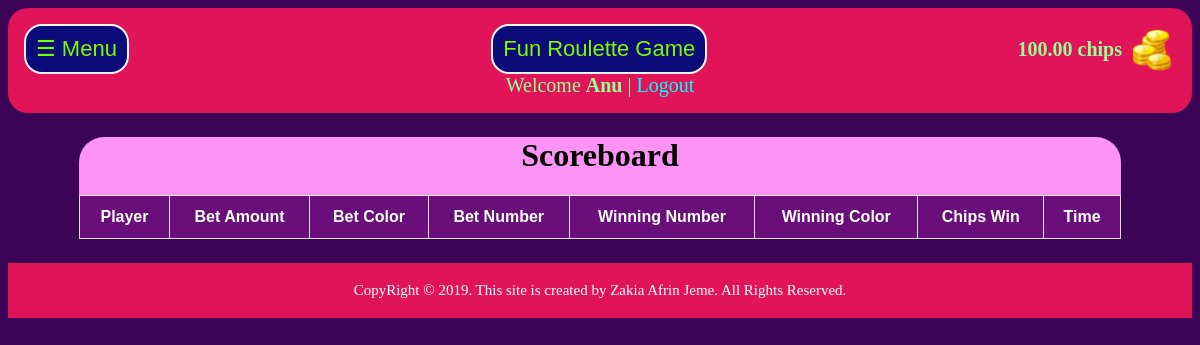
The app's page /score.php (signed in), older data.
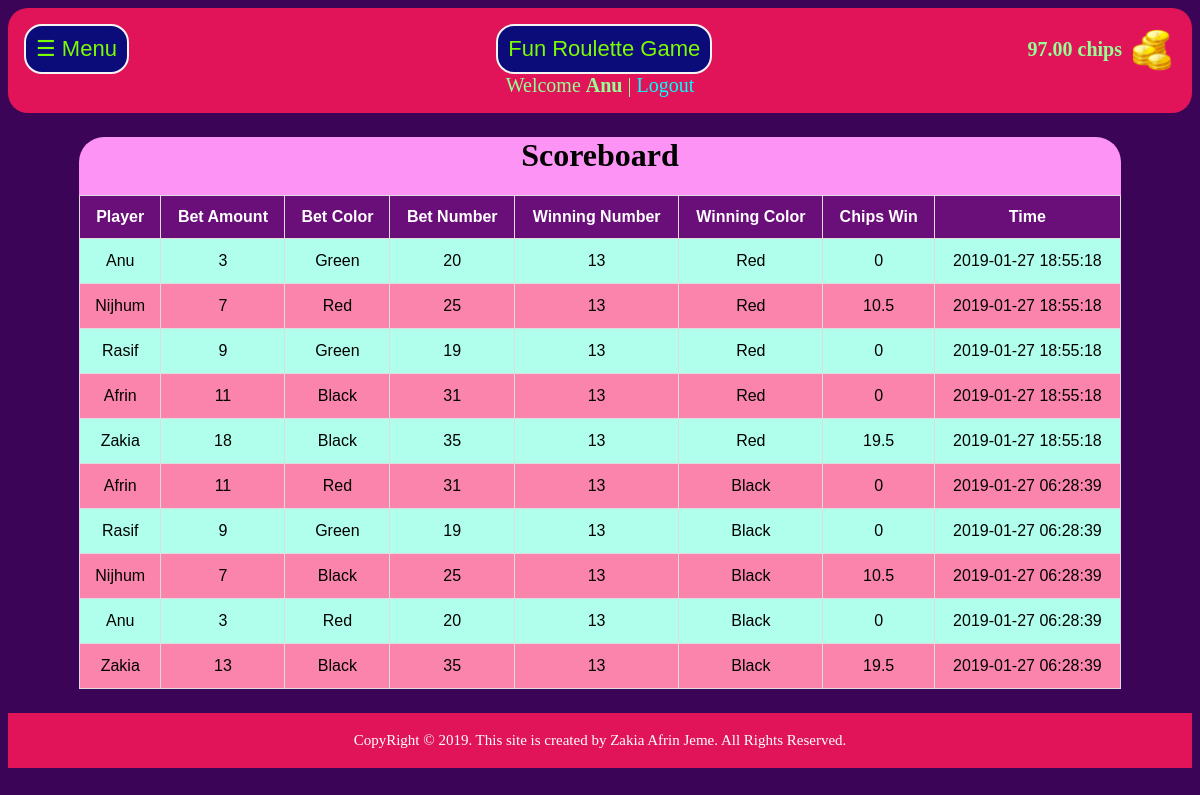
The same page, newer data.
### tables this page shows
CREATE TABLE `players` (
  `id` int(11) NOT NULL,
  `email` varchar(80) NOT NULL,
  `username` varchar(80) NOT NULL,
  `password` varchar(20) NOT NULL,
  `chips` varchar(20) NOT NULL
);

CREATE TABLE `scoreboard` (
  `id` int(11) NOT NULL,
  `win_num` int(11) NOT NULL,
  `win_col` enum('Red','Green','Black','') NOT NULL,
  `name` varchar(50) NOT NULL,
  `status` varchar(50) NOT NULL,
  `bet_amount` int(11) NOT NULL,
  `bet_color` enum('Red','Green','Black','') NOT NULL,
  `bet_number` int(11) NOT NULL,
  `win_chips` varchar(20) NOT NULL,
  `date` timestamp NOT NULL DEFAULT CURRENT_TIMESTAMP ON UPDATE CURRENT_TIMESTAMP
);

### score.php (the view, shortened to what this page needs)
<?php
include("inc/connection.php");
$title= 'Fun Roulette Game';
$email = $_SESSION['email'];
$query = "SELECT * FROM players WHERE email='$email'";
$data = mysqli_query($conn, $query);
$total = mysqli_num_rows($data);
if($total !=0){
    while($result = mysqli_fetch_assoc($data)){
        $player = $result['username'];
        $coins = $result['chips'];
        }
    } else {
        echo "No record found";
}
$query = "SELECT * FROM scoreboard ORDER BY date DESC LIMIT 100";
$data = mysqli_query($conn, $query);
$total = mysqli_num_rows($data);
include "inc/header.php";
?>
<div class="head" id="main">
    <div class="menu">
        <div>
            <button class="head-btn" onclick="openNav()">☰ Menu</button>
        </div>
        <div>
            <button class="head-btn" style="margin-left: 52px;">
                <?php echo $title; ?>
            </button>
        </div>
        <div class="wallet">
            <div>
                <strong>
                    <?php echo $coins;  ?> chips </strong>
            </div>
            <div><img src="img/coin.png" alt="coin" class="coin"></div>
        </div>
    </div>
    <div class="welcome">Welcome <b>
            <?php echo $player; ?></b> | <a href="logout.php">Logout</a>
    </div>
</div>
<div class="score-body">
    <h1 class="center">Scoreboard</h1>
    <table id="players">
        <tr>
            <th>Player</th>
            <th>Bet Amount</th>
            <th>Bet Color</th>
            <th>Bet Number</th>
            <th>Winning Number</th>
            <th>Winning Color</th>
            <th>Chips Win</th>
            <th>Time</th>
        </tr>
        <?php
if($total !=0){
    while($result = mysqli_fetch_assoc($data)){
        echo   "
            <tr>
                <td>" . $result['name']  . "</td>
                <td>" . $result['bet_amount'] . "</td>
                <td>" . $result['bet_color'] . "</td>
                <td>" . $result['bet_number'] . "</td>
                <td>" . $result['win_num'] . "</td>
                <td>" . $result['win_col'] . "</td>
                <td>" . $result['win_chips'] . "</td>
                <td>" . $result['date'] . "</td>
            </tr>";
    }
} else {
}
?>
    </table>
</div>
<?php include "inc/footer.php"; ?>

### inc/header.php (shortened to what this page needs)
<!DOCTYPE html>
<html lang="en">
<head>
</head>
<body>

### inc/footer.php
    <div class="footer">
        <p>CopyRight &copy; <?php echo date("Y"); ?>. This site is created by Zakia Afrin Jeme. All Rights Reserved.</p>
    </div>
</body>
</html>

### css/style.php (style rules this page uses)
body { background-color: rgb(60, 4, 87); }
.head { text-align: center; color: #95ff95; background-color: #e11459; padding: 1px; border-radius: 20px; }
a { text-decoration: none; color: cyan; }
.head-btn { padding: 10px; border: 2px solid whitesmoke; border-radius: 18px; background-color: #0b0b7a; color: lawngreen; font-size: 22px; outline: none; }
.footer { background-color: #e11459; color: #ffffff; text-align: center; font-size: 15px; padding: 4px; }
#main { transition: margin-left .5s; padding: 16px; }
.menu { display: flex; justify-content: space-between; }
.welcome { font-size: 20px; }
.coin { width: 49px; height: 49px; margin-left: 5px; }
.wallet { display: flex; align-items: center; font-size: 20px; }
#players { font-family: "Trebuchet MS", Arial, Helvetica, sans-serif; border-collapse: collapse; width: 100%; }
#players td, #players th { border: 1px solid #ddd; padding: 13px; text-align: center; }
#players tr:nth-child(even) { background-color: #b0ffed; }
#players tr:nth-child(odd) { background-color: #fb84ac; }
#players th { padding-top: 12px; padding-bottom: 12px; background-color: #6a0e7a; color: white; }
.center { text-align: center; }
.score-body { background-color: #fd94f5; margin-left: 6%; margin-right: 6%; margin-top: 2%; margin-bottom: 2%; border-radius: 25px; }

Row changes from the older to the newer data that the page shows:
changed players "Anu": chips "100.00" → "97.00"
added scoreboard: name "Anu", bet_amount "3", bet_color "Green", bet_number "20", win_num "13", win_col "Red", win_chips "0", date "2019-01-27 18:55:18"
added scoreboard: name "Nijhum", bet_amount "7", bet_color "Red", bet_number "25", win_num "13", win_col "Red", win_chips "10.5", date "2019-01-27 18:55:18"
added scoreboard: name "Rasif", bet_amount "9", bet_color "Green", bet_number "19", win_num "13", win_col "Red", win_chips "0", date "2019-01-27 18:55:18"
added scoreboard: name "Afrin", bet_amount "11", bet_color "Black", bet_number "31", win_num "13", win_col "Red", win_chips "0", date "2019-01-27 18:55:18"
added scoreboard: name "Zakia", bet_amount "18", bet_color "Black", bet_number "35", win_num "13", win_col "Red", win_chips "19.5", date "2019-01-27 18:55:18"
added scoreboard: name "Afrin", bet_amount "11", bet_color "Red", bet_number "31", win_num "13", win_col "Black", win_chips "0", date "2019-01-27 06:28:39"
added scoreboard: name "Rasif", bet_amount "9", bet_color "Green", bet_number "19", win_num "13", win_col "Black", win_chips "0", date "2019-01-27 06:28:39"
added scoreboard: name "Nijhum", bet_amount "7", bet_color "Black", bet_number "25", win_num "13", win_col "Black", win_chips "10.5", date "2019-01-27 06:28:39"
added scoreboard: name "Anu", bet_amount "3", bet_color "Red", bet_number "20", win_num "13", win_col "Black", win_chips "0", date "2019-01-27 06:28:39"
added scoreboard: name "Zakia", bet_amount "13", bet_color "Black", bet_number "35", win_num "13", win_col "Black", win_chips "19.5", date "2019-01-27 06:28:39"
